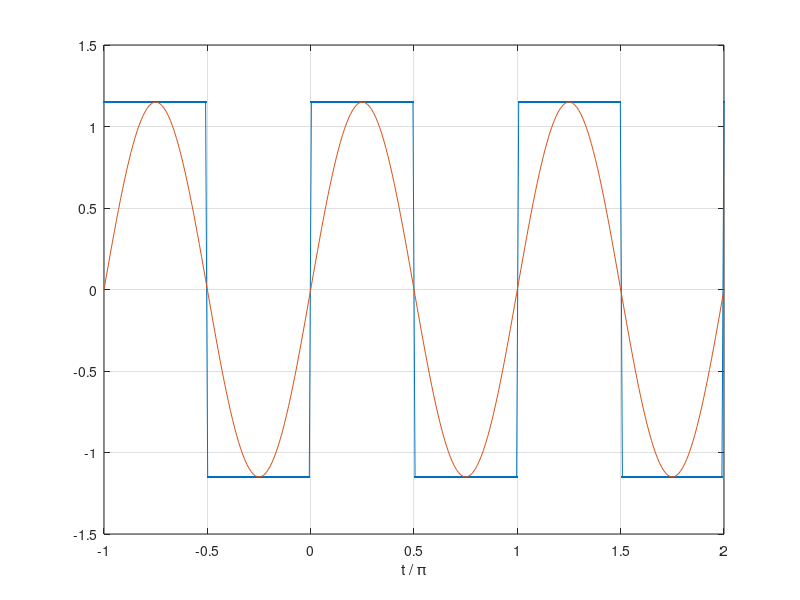

The MATLAB source for this figure:
mu = @(t) (square(t, 50)+1)/2;
mu(10)

%%
t = linspace(-pi,2*pi,300);
x = 1.15*square(2*t);

plot(t/pi,x,'.-',t/pi,1.15*sin(2*t))
xlabel('t / \pi')
grid on

%%
start_time = 0;
end_time = 20;
precision = 0.1; % lower = more precise
total_points = (end_time - start_time) / precision;

time = linspace(start_time, end_time, total_points);
mu = ~mod(floor(time./(pi)),2)